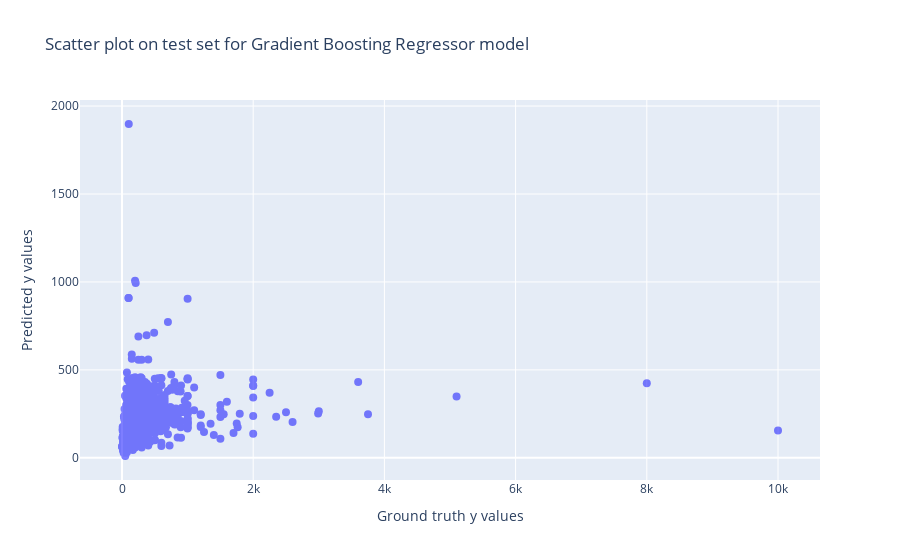

Here is the notebook cell this chart was saved with:
### Code cell
scatter_plot("Gradient Boosting Regressor", y_test, y_pred_grad)

### Figure 1 — Plotly figure (JSON) as saved in the notebook; plotly's stock layout.template omitted (floating-point values rounded to 4 significant figures; data arrays with more than 128 entries replaced by an {"elided": "..."} marker saying what was removed)
{"data": [{"marker": {"color": "blue", "size": 8}, "mode": "markers", "name": "Predicted vs Ground Truth", "opacity": 0.5, "type": "scatter", "x": {"elided": "9779 int values"}, "y": {"elided": "9779 float values"}}], "layout": {"title": {"text": "Scatter plot on test set for Gradient Boosting Regressor model"}, "xaxis": {"title": {"text": "Ground truth y values"}}, "yaxis": {"title": {"text": "Predicted y values"}}}}
